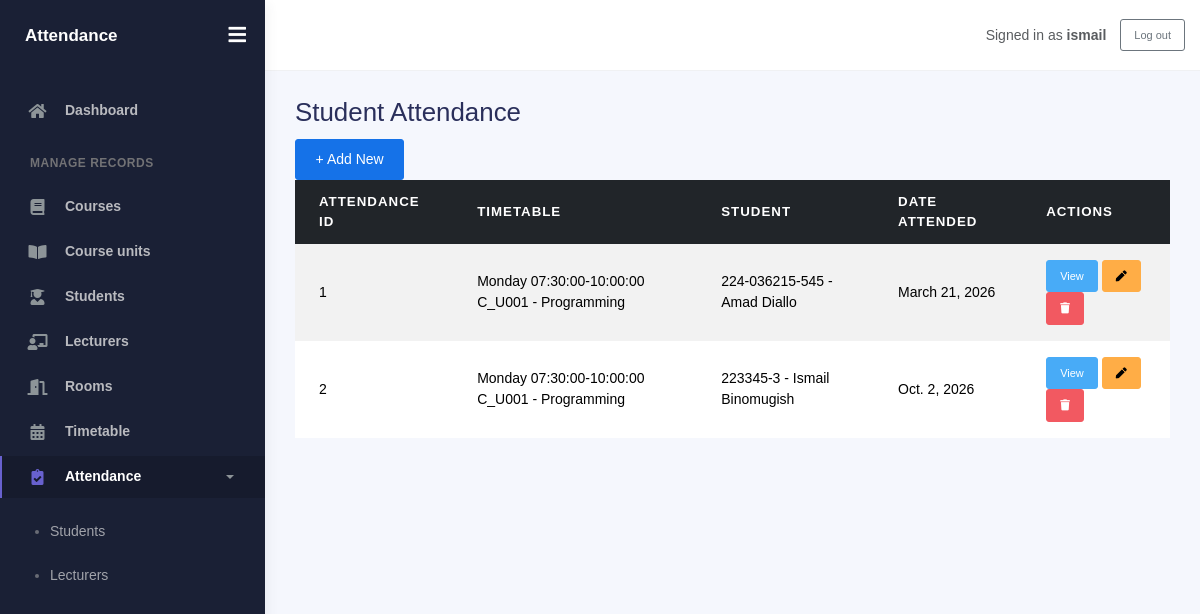
The app's page /student-attendance/ (signed in) with its own data.
### core/models.py (models this page shows, shortened)
class StudentAttendance(models.Model):
    attendance_id = models.AutoField(primary_key=True)
    timetable = models.ForeignKey(Timetable, on_delete=models.CASCADE,
                                  related_name='student_attendances')
    student = models.ForeignKey(Student, on_delete=models.CASCADE,
                                related_name='attendances')
    date_attended = models.DateField(null=True, blank=True)
    class Meta:
        unique_together = ('timetable', 'student', 'date_attended')
    def __str__(self):
        return f"{self.student.reg_number} @ {self.timetable} on {self.date_attended}"

class Timetable(models.Model):
    DAYS = [
        ('Monday', 'Monday'),
        ('Tuesday', 'Tuesday'),
        ('Wednesday', 'Wednesday'),
        ('Thursday', 'Thursday'),
        ('Friday', 'Friday'),
        ('Saturday', 'Saturday'),
    ]
    timetable_id = models.AutoField(primary_key=True)
    day_of_the_week = models.CharField(max_length=9, choices=DAYS)
    course_unit = models.ForeignKey(
        CourseUnit, on_delete=models.CASCADE, related_name='timetables',
    )
    lecturer = models.ForeignKey(
        Lecturer, on_delete=models.SET_NULL,
        null=True, blank=True, related_name='timetables',
    )
    start_time = models.TimeField()
    end_time = models.TimeField()
    room = models.ForeignKey(
        Room, on_delete=models.CASCADE, related_name='timetables',
    )
    semester = models.CharField(max_length=1, choices=SEMESTER_CHOICES)
    year_of_study = models.CharField(max_length=1, choices=YEAR_OF_STUDY_CHOICES)
    def __str__(self):
        return (f"{self.day_of_the_week} {self.start_time}-{self.end_time} "
                f"{self.course_unit}")

class CourseUnit(models.Model):
    course_unit_code = models.CharField(max_length=6, primary_key=True)
    course = models.ForeignKey(Course, on_delete=models.CASCADE, related_name='units')
    course_unit_name = models.CharField(max_length=100)
    course_unit_credit = models.PositiveIntegerField()
    year_of_study = models.CharField(
        max_length=1, blank=True, choices=YEAR_OF_STUDY_CHOICES
    )
    def __str__(self):
        return f"{self.course_unit_code} - {self.course_unit_name}"

class Student(models.Model):
    GENDER = [('M', 'Male'), ('F', 'Female')]
    reg_number = models.CharField(max_length=30, unique=True)
    student_first_name = models.CharField(max_length=100)
    student_last_name = models.CharField(max_length=100, blank=True)
    gender = models.CharField(max_length=1, choices=GENDER)
    address = models.CharField(max_length=255, blank=True)
    faculty = models.CharField(max_length=100)
    course = models.ForeignKey(Course, on_delete=models.SET_NULL,
                               null=True, blank=True, related_name='students')
    birth_date = models.DateField(null=True, blank=True)
    user = models.OneToOneField(User, null=True, blank=True,
                                on_delete=models.SET_NULL,
                                related_name='student_profile')
    def __str__(self):
        return f"{self.reg_number} - {self.student_first_name} {self.student_last_name}"

### core/views.py (the view)
# urls.py: path('student-attendance/', views.studentattendance_list, name='studentattendance_list'),
@login_required
def studentattendance_list(request):
    page_obj = Paginator(StudentAttendance.objects.all(), 20).get_page(
        request.GET.get('page')
    )
    return render(request, 'core/student_attendance_page.html', {
        'model_verbose': 'Student Attendance',
        'model_name': 'studentattendance',
        'fields': list(StudentAttendance._meta.fields),
        'object_list': page_obj.object_list,
        'page_obj': page_obj,
        'is_paginated': page_obj.has_other_pages(),
    })

### core/templates/core/student_attendance_page.html (shortened to what this page needs)
{% extends 'base.html' %}
{% block content %}
<div class="record-list-heading">
  <h2>Student Attendance</h2>
  <a class="btn btn-primary" href="{% url 'studentattendance_create' %}">+ Add New</a>
</div>
<div class="table-responsive">
<table class="table table-striped table-hover table-content-middle">
  <thead class="table-dark">
    <tr>
      <th>Attendance ID</th>
      <th>Timetable</th>
      <th>Student</th>
      <th>Date Attended</th>
      <th>Actions</th>
    </tr>
  </thead>
  <tbody>
    {% for obj in object_list %}
    <tr>
      <td>{{ obj.attendance_id }}</td>
      <td>{{ obj.timetable }}</td>
      <td>{{ obj.student }}</td>
      <td>{{ obj.date_attended }}</td>
      <td class="action-buttons">
        <a class="btn btn-sm btn-info" href="{% url 'studentattendance_detail' obj.pk %}">View</a>
        <a class="btn btn-sm btn-warning" href="{% url 'studentattendance_update' obj.pk %}" aria-label="Edit {{ obj }}" title="Edit"><i class="fas fa-pen" aria-hidden="true"></i><span class="visually-hidden">Edit</span></a>
        <a class="btn btn-sm btn-danger" href="{% url 'studentattendance_delete' obj.pk %}" aria-label="Delete {{ obj }}" title="Delete"><i class="fas fa-trash" aria-hidden="true"></i><span class="visually-hidden">Delete</span></a>
      </td>
    </tr>
    {% empty %}
    <tr><td colspan="5" class="empty-table-message">No records yet.</td></tr>
    {% endfor %}
  </tbody>
</table>
</div>
{% endblock %}

### core/templates/base.html (shortened to what this page needs)
{% load static %}
<!DOCTYPE html>
<html lang="en">
  <head>
    <link rel="stylesheet" href="{% static 'core/dashboard/bootstrap.min.css' %}" />
    <link rel="stylesheet" href="{% static 'core/dashboard/fonts.min.css' %}" />
    <link rel="stylesheet" href="{% static 'core/dashboard/plugins.min.css' %}" />
    <link rel="stylesheet" href="{% static 'core/dashboard/kaiadmin.min.css' %}" />
  </head>
  <body>
    <div class="wrapper">
      {% if request.user.is_authenticated %}
      <aside class="sidebar" data-background-color="dark">
        <div class="sidebar-logo">
          <div class="logo-header" data-background-color="dark">
            <a class="logo text-white fw-bold" href="{% url 'home' %}">Attendance</a>
            <div class="nav-toggle">
              <button class="btn btn-toggle toggle-sidebar" type="button" aria-label="Toggle sidebar">
                <i class="fas fa-bars" aria-hidden="true"></i>
              </button>
            </div>
          </div>
        </div>
        <div class="sidebar-wrapper scrollbar scrollbar-inner">
          <div class="sidebar-content">
            <ul class="nav nav-secondary">
              <li class="nav-item{% if request.resolver_match.url_name == 'home' %} active{% endif %}">
                <a href="{% url 'home' %}"><i class="fas fa-home" aria-hidden="true"></i><p>Dashboard</p></a>
              </li>
              <li class="nav-section">
                <h4 class="text-section">Manage records</h4>
              </li>
              <li class="nav-item{% if 'course_' in request.resolver_match.url_name %} active{% endif %}">
                <a href="{% url 'course_list' %}"><i class="fas fa-book"></i><p>Courses</p></a>
              </li>
              <li class="nav-item{% if 'courseunit' in request.resolver_match.url_name %} active{% endif %}">
                <a href="{% url 'courseunit_list' %}"><i class="fas fa-book-open"></i><p>Course units</p></a>
              </li>
              <li class="nav-item{% if 'student_' in request.resolver_match.url_name %} active{% endif %}">
                <a href="{% url 'student_list' %}"><i class="fas fa-user-graduate"></i><p>Students</p></a>
              </li>
              <li class="nav-item{% if 'lecturer_' in request.resolver_match.url_name %} active{% endif %}">
                <a href="{% url 'lecturer_list' %}"><i class="fas fa-chalkboard-teacher"></i><p>Lecturers</p></a>
              </li>
              <li class="nav-item{% if 'room' in request.resolver_match.url_name %} active{% endif %}">
                <a href="{% url 'room_list' %}"><i class="fas fa-door-open"></i><p>Rooms</p></a>
              </li>
              <li class="nav-item{% if 'timetable' in request.resolver_match.url_name %} active{% endif %}">
                <a href="{% url 'timetable_list' %}"><i class="fas fa-calendar-alt"></i><p>Timetable</p></a>
              </li>
              <li class="nav-item{% if 'attendance' in request.resolver_match.url_name %} active{% endif %}">
                <a data-bs-toggle="collapse" href="#attendance-menu" aria-expanded="{% if 'attendance' in request.resolver_match.url_name %}true{% else %}false{% endif %}">
                  <i class="fas fa-clipboard-check"></i><p>Attendance</p><span class="caret"></span>
                </a>
                <div class="collapse{% if 'attendance' in request.resolver_match.url_name %} show{% endif %}" id="attendance-menu">
                  <ul class="nav nav-collapse">
                    <li><a href="{% url 'studentattendance_list' %}"><span class="sub-item">Students</span></a></li>
                    <li><a href="{% url 'lecturerattendance_list' %}"><span class="sub-item">Lecturers</span></a></li>
                  </ul>
                </div>
              </li>
            </ul>
          </div>
        </div>
      </aside>
      {% endif %}
      <main class="main-panel">
        <header class="main-header">
          <nav class="navbar navbar-header navbar-header-transparent navbar-expand-lg border-bottom">
            <div class="container-fluid">
              {% if request.user.is_authenticated %}
              <div class="ms-auto d-flex align-items-center gap-3">
                <span class="text-muted">Signed in as <strong>{{ request.user.get_username }}</strong></span>
                <form method="post" action="{% url 'logout' %}" class="m-0">
                  <button class="btn btn-outline-secondary btn-sm" type="submit">Log out</button>
                </form>
              </div>
              {% endif %}
            </div>
          </nav>
        </header>
        <div class="container">
          <div class="page-inner">
            {% block content %}{% endblock %}
          </div>
        </div>
      </main>
    </div>
  </body>
</html>

### records on screen
StudentAttendance: attendance_id "1", timetable "Monday 07:30:00-10:00:00 C_U001 - Programming", student "224-036215-545 - Amad Diallo", date_attended "March 21, 2026"
StudentAttendance: attendance_id "2", timetable "Monday 07:30:00-10:00:00 C_U001 - Programming", student "223345-3 - Ismail Binomugish", date_attended "Oct. 2, 2026"

### other values on screen
{{ request.user.get_username }} "ismail"
